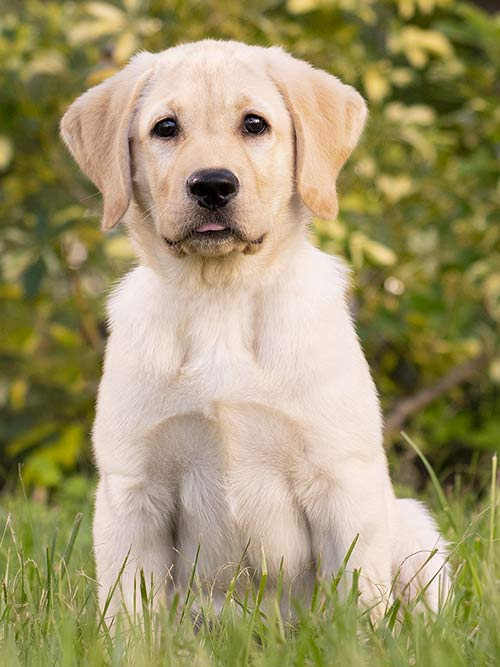
//> input picture dog.png, 500 x 667 px
$ ./ex2   (built with g++ and OpenCV 4)
//> lines starting //> are read from the running program, lines starting //| are printed output that depends on the picture
#include <opencv2/opencv.hpp>
#include <iostream>

using namespace cv;
using namespace std;

/*
 프로그램에서 사용하는 함수에 대한 선언부
 */
void face_detection(Mat frame, vector<Rect>& faces, CascadeClassifier fc)
{
    Mat grayframe; // 입력에 대한 Gray-scale 이미지
    cvtColor(frame, grayframe, COLOR_BGR2GRAY);

    // 해당 frame에서 face detection 수행
    fc.detectMultiScale(
        grayframe,
        faces,
        1.1, // increase search scale by 10% each pass
        3,   // merge groups of three detections
        0,   // not used for a new cascade
        Size(30, 30) //min size
    );
}
Mat merge(Mat frame, Mat background, Rect focus)
{
    Mat result, bgModel, fgModel, foreground;

    grabCut(frame, result, focus, bgModel, fgModel, 5, GC_INIT_WITH_RECT);
    compare(result, GC_PR_FGD, result, CMP_EQ);
    foreground = background.clone();
    frame.copyTo(foreground, result);
    return foreground; // 결과값을 반환
}                              // 인자로 전달한 두 이미지를 merge하여 그 결과를 반환

/*
 전체적인 프로그램의 수행흐름을 기술하는 main function
 */
int main()
{
    VideoCapture cap(0);
    // 웹캠과의 정상적인 연결 여부를 확인
    if (!cap.isOpened()) {
        cout << "Could not open camera" << endl;
        return -1;
    }
    int fps = cap.get(CV_CAP_PROP_FPS); // webcam source의 fps를 구함
    CascadeClassifier face_classifier; // 얼굴인식을 위한 cascade classifier 정의
    Mat frame, grayframe;              // 얼굴인식에 사용하는 frame
    vector<Rect> faces;                // 인식한 얼굴영역을 저장하는 vector

    // Tracking에 필요한 변수들의 선언
    Mat m_backproj, hsv;
    Mat m_model3d;
    Rect m_rc;
    float hrange[] = {0, 180};
    float vrange[] = {0, 255};
    float srange[] = {0, 255};
    const float* ranges[] = {hrange, vrange, srange};
    int channels[] = {0, 1, 2};
    int hist_sizes[] = {16, 16, 16};
    int count = 0; // 업데이트 시점 기준으로 지나간 프레임 수를 저장

    // 프로그램의 흐름을 통제하기 위한 변수들
    Rect focus; // Face detection을 통해서 설정된 관심영역
    bool updated = false;  // 관심영역(roi)의 갱신 여부를 확인하는 Boolean 변수
    bool tracking = false; // tracking 수행 여부를 지정하는 Boolean 변수

    // 배경이미지 처리를 위한 변수
    Mat background = imread("dog.png"); // 합성에 사용할 배경이미지 로딩
//> background is the input picture: 667 rows x 500 cols, CV_8UC3; mean B, G, R 108.8, 149.9, 160.6
    Mat result;


    /*
     Tracking을 위한 관심영역을 설정하는 부분
     -> 이 과정에서 관심영역을 제대로 설정하지 못하는 경우의 수도 고려해주어야 함.
     -> 아얘 얼굴 자체를 인식하지 못하는 상황이 발생하는 경우에 대한 처리
     */
    cap >> frame; // 첫번째 프레임을 읽어옴
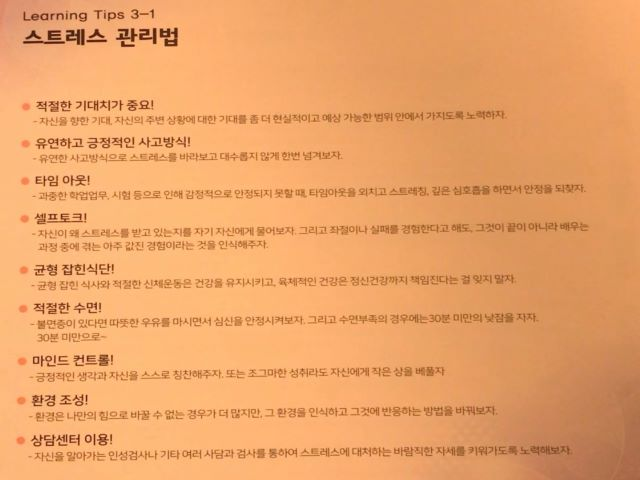
//> input picture adaptive_1.jpg, 640 x 480 px, given in place of the camera
//> frame is the input picture: 480 rows x 640 cols, CV_8UC3; mean B, G, R 104.2, 163.3, 234.8
    resize(frame, frame, Size(500, 300)); // 연산량을 줄이기 위한 목적
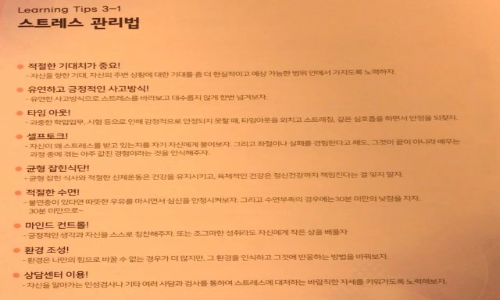
//> frame: 300 rows x 500 cols, CV_8UC3; mean B, G, R 104.1, 163.3, 234.7
    face_classifier.load("haarcascade_frontalface_alt.xml"); // face detection을 위한 xml 파일로딩
    face_detection(frame, faces, face_classifier); // 얼굴이 인식되는 영역에 대한 정보를 수집
//> in face_detection, `cvtColor(frame, grayframe, COLOR_BGR2GRAY);`:
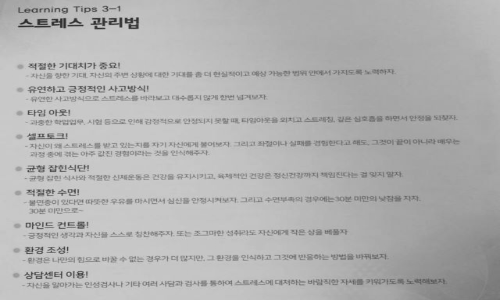
//> grayframe: 300 rows x 500 cols, CV_8UC1; min 43, max 213, mean 177.9
//> in face_detection, `fc.detectMultiScale( grayframe, faces, 1.1, 3, 0, Size(30, 30) );`: faces = 1 Rect (x, y, width, height): [56, 2, 228, 228]
//> faces = 1 Rect (x, y, width, height): [56, 2, 228, 228]
    focus = faces[0];
//> focus = Rect(56, 2, 228, 228)
    tracking = false;


    /*
     loop문을 통해서 다음의 동작을 반복함.
     */
    while(true)
    {
        cvtColor(frame, hsv, COLOR_BGR2HSV); // frame의 color model을 HSV로 변경
//> hsv: 300 rows x 500 cols, CV_8UC3; mean H, S, V 13.6, 142.7, 234.7

        // 매 10프레임마다 관심영역을 업데이트
        // 갱신과정에서 얼굴 인식에 대한 영역 정보를 제대로 생성하지 못한 경우
        // -> 다시 갱신을 진행함.
        if(count > 10) {
            face_detection(frame, faces, face_classifier);
            // 인식한 얼굴이 존재하는 경우
            if(faces.size() > 0) {
                updated = true;
                focus = faces[0]; // 산출한 관심영역에 대한 값을 전달
                tracking = false;     // 새롭게 히스토그램을 계산해야하므로 Tracking 비활성화
                count = 0; // frame count값을 다시 0으로 초기화
            }
        }

        // 설정된 관심영역에 대한 히스토그램을 계산하는 부분
        if(updated) {
            Rect rc = focus;
            Mat mask = Mat::zeros(rc.height, rc.width, CV_8U);
            ellipse(mask, Point(rc.width / 2, rc.height / 2), Size(rc.width / 2, rc.height / 2), 0, 0, 360, 255, CV_FILLED);
            Mat roi(hsv, rc);
            calcHist(&roi, 1, channels, mask, m_model3d, 3, hist_sizes, ranges);
            m_rc = rc;

            updated = false; // update값을 false로 초기화, 설정한 기간동안은 업데이트하지 않도록
            tracking = true;       // tracking 값을 true로 초기화
        }

        // 다음 프레임을 읽어옴 - Tracking의 수행을 위함
        cap >> frame;
        resize(frame, frame, Size(500, 300)); // 연산량을 줄이기 위해서 이미지를 resize함.
        if(frame.empty()) break; // 더 이상 읽을 프레임이 존재하지 않는 경우

        /*
         MeanShfit Tracking 수행
         -> 어차피 매 10 프레임마다 관심영역을 갱신하기 때문에
         -> Camshift를 사용하지 않아도 객체의 크기를 반영할 수 있음.
         */
        if(tracking) {
            calcBackProject(&hsv, 1, channels, m_model3d, m_backproj, ranges);
            meanShift(m_backproj, m_rc, TermCriteria(TermCriteria::EPS | TermCriteria::COUNT, 10, 1));
            // rectangle(frame, m_rc, Scalar(255, 0, 0), 3);
            result = merge(frame, background, m_rc);
            imshow("Project3", result);
        }

        count++; // 하나의 프레임에 대한 처리가 끝났으므로 frame 값을 1증가

        // 수행결과를 출력하는 부분
        waitKey(1000 / fps);
    }
    return 0;
}


/*
 프로그램 상에서 사용하는 함수에 대한 정의부
 */


/*
 face detection을 수행하고 해당 결과를 main 함수 내에서 정의하여 사용하고 있는
 faces vector에 영역정보를 저장
 */


/*
 기존에 설정한 배경이미지와 Tracking한 결과를 처리하여서 처리된 영상결과 값을 반환함.
 */
